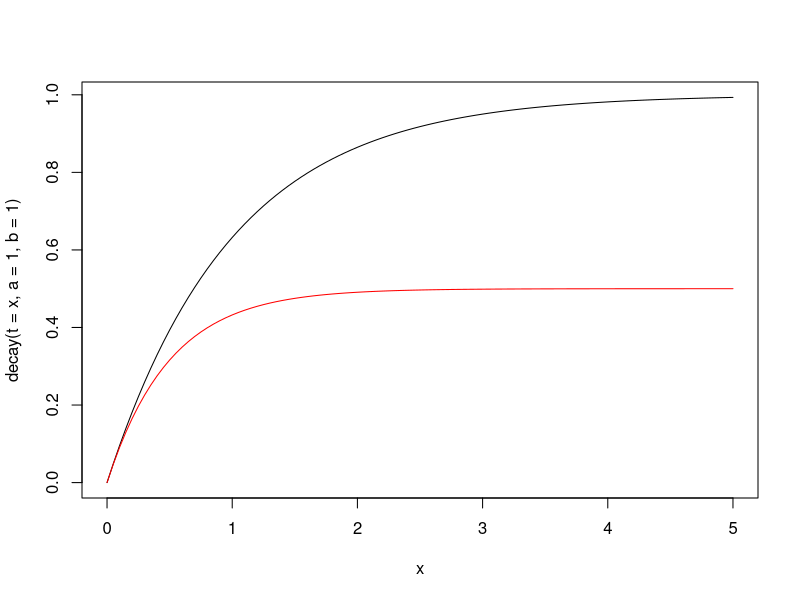
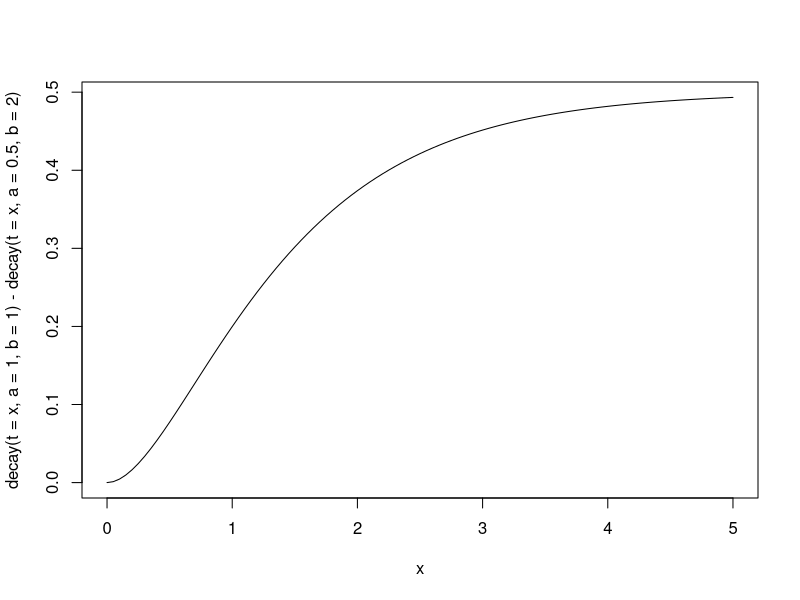
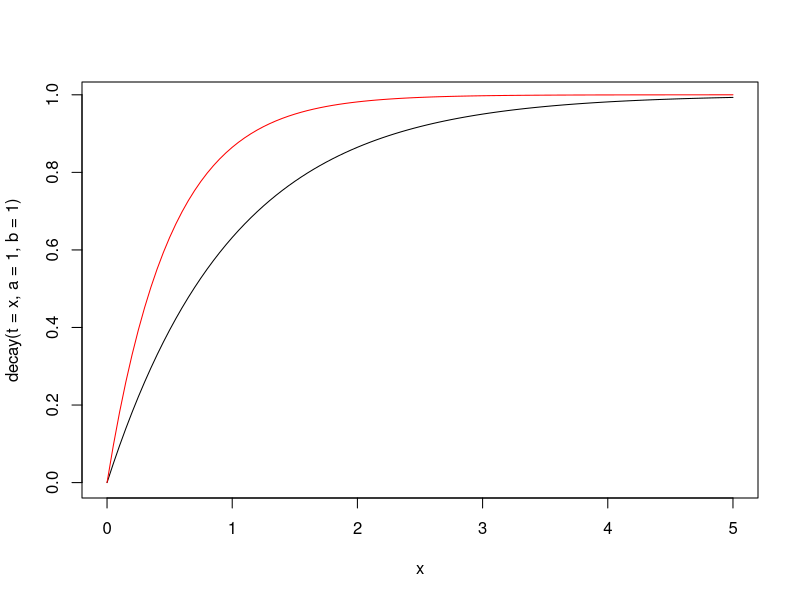

Write R code to recreate these figures, in order.
# ratio of distances travelled (exponential of integral towards zero)

decay <- function(t,a,b){
  a * (1 - exp(-b*t))
}

curve(decay(t=x,a=1,b=1),xlim=c(0,5))
curve(decay(t=x,a=0.5,b=2),col="red",add=T)

# => similar under blue noise, but shallower DD fluctuates more under red noise
# no simple function for difference / ratio between these

curve(decay(t=x,a=1,b=1)-decay(t=x,a=0.5,b=2),xlim=c(0,5))

# Horizontal perturbations:
curve(decay(t=x,a=1,b=1),xlim=c(0,5))
curve(decay(t=x,a=0.5*2,b=2),col="red",add=T)
  # order reversed: more stable species fluctuates more